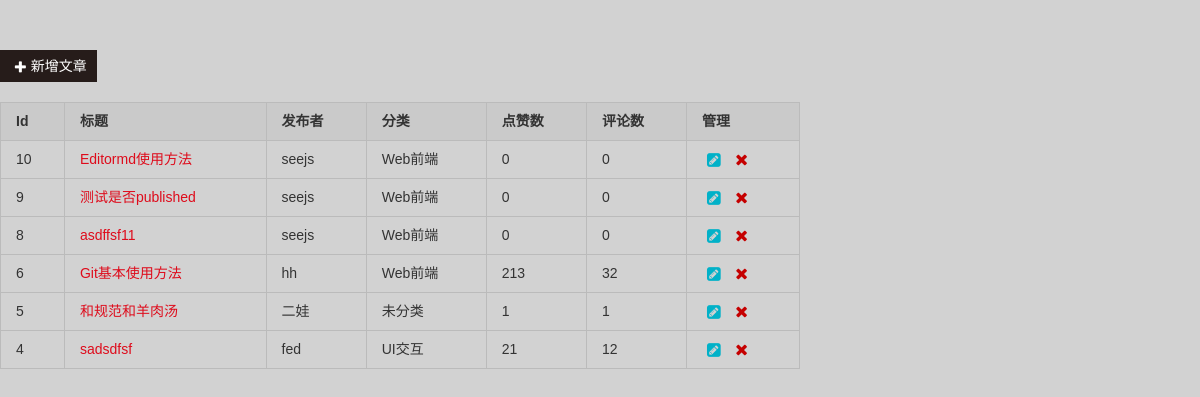
The page /admin/settings/article-list.php (signed in) on the database as committed earlier.
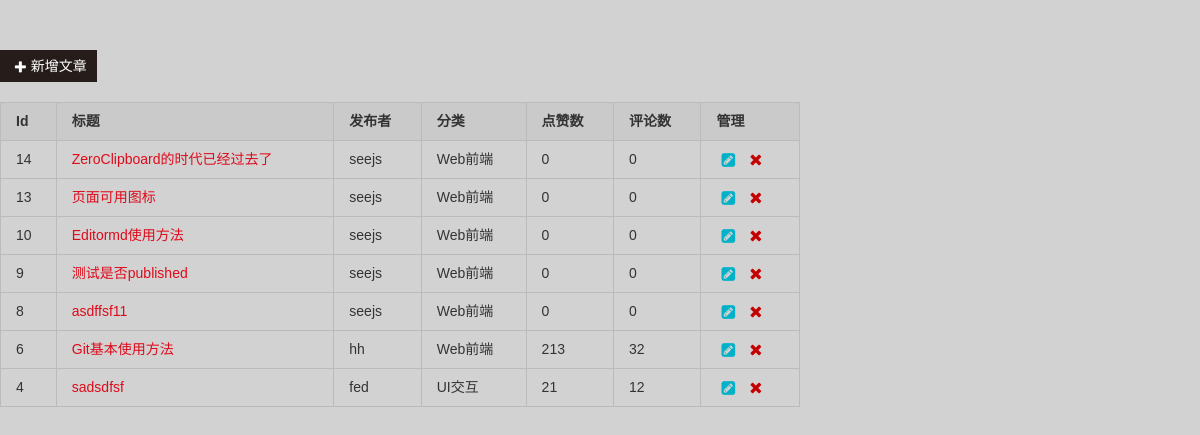
The same page on the database as committed later.
### tables this page shows
CREATE TABLE `article` (
  `id` int(10) NOT NULL AUTO_INCREMENT,
  `title` varchar(255) NOT NULL,
  `sourcecontent` text,
  `content` text,
  `publisher` varchar(255) NOT NULL,
  `category` varchar(255) NOT NULL,
  `praise` int(10) DEFAULT '0',
  `comment` int(10) DEFAULT '0',
  `deleted` int(2) DEFAULT '0',
  `published` int(2) DEFAULT '0',
  `createtime` timestamp NOT NULL DEFAULT CURRENT_TIMESTAMP,
  PRIMARY KEY (`id`)
);

### admin/settings/article-list.php (the view, shortened to what this page needs)
<!DOCTYPE html>
<html>
<head>
    <link rel="stylesheet" href="../assets/base/normalize.css">
    <link rel="stylesheet" href="../assets/base/common.css">
    <link rel="stylesheet" href="../assets/article/list.css">
</head>
<body>
<?php
    $page = isset($_GET['page']) ? $_GET['page'] : 1;
    $page = intval($page);
    $pageSize = 15;
    $start = ($page - 1) * $pageSize;
    $end = $start + $pageSize;
    $rs = mysql_query('SELECT * FROM article WHERE deleted=0 ORDER BY createTime DESC LIMIT ' . $start . ',' . $end);
    $rows = mysql_num_rows($rs);
?>
<div class="set-wrap">
    <a href="./article-edit.php" target="_self" class="add-article">
        <span class="icon-plus25"></span>新增文章
    </a>
    <div class="art-table">
        <table class="art-list">
            <thead>
                <tr>
                    <th>Id</th>
                    <th>标题</th>
                    <th>发布者</th>
                    <th>分类</th>
                    <th>点赞数</th>
                    <th>评论数</th>
                    <th>管理</th>
                </tr>
            </thead>
            <tbody>
                <?php
                    if (!$rows) {
                ?>
                <tr>
                    <td colspan="7">暂无文章！</td>
                </tr>
                <?php
                    } else {
                        while($row = mysql_fetch_array($rs)) {
                ?>
                <tr>
                    <td><?php echo $row['id']; ?></td>
                    <td>
                        <a href="../../article.php?id=<?php echo $row['id']; ?>" target="_blank"><?php echo $row['title']; ?></a>
                    </td>
                    <td><?php echo $row['publisher']; ?></td>
                    <td><?php echo $row['category']; ?></td>
                    <td><?php echo $row['praise']; ?></td>
                    <td><?php echo $row['comment']; ?></td>
                    <td>
                        <a href="./article-edit.php?id=<?php echo $row['id']; ?>" target="_self" class="art-edit"><span class="icon-edit24"></span></a>
                        <a href="./article-del.php?id=<?php echo $row['id']; ?>" target="_self" class="art-del"><span class="icon-remove11"></span></a>
                    </td>
                </tr>
                <?php
                        }
                    }
                ?>
            </tbody>
        </table>
    </div>
</div>
</body>
</html>

### admin/assets/base/common.css (style rules this page uses)
[class^="icon-"], [class*=" icon-"] { font-family: 'seejs'; speak: none; font-style: normal; font-weight: normal; font-variant: normal; text-transform: none; line-height: 1; vertical-align: middle; -webkit-font-smoothing: antialiased; -moz-osx-font-smoothing: grayscale; }
.icon-edit24:before { content:"\e867" }
.icon-plus25:before { content:"\e8ee" }
.icon-remove11:before { content:"\e8fc" }
html, body { height: 100%; }
body, input, textarea { font: 14px/1.5 Consolas, Arial, '\5fae\8f6f\96c5\9ed1', sans-serif; }
body { background-color: #d2d2d2; }
a { text-decoration: none; color: #de0b1b; -webkit-transition: all .3s ease-out; -o-transition: all .3s ease-out; transition: all .3s ease-out; }
table { border: 1px solid #bbb; }
table tr { height: 38px; }
table thead { background-color: #cacaca; }
table th, table td { padding: 0 15px; border: 1px solid #bbb; vertical-align: middle; text-align: left; color: #333; }
.set-wrap { padding-top: 50px; }

### admin/assets/article/list.css (style rules this page uses)
.add-article { margin-bottom: 20px; display: inline-block; padding: 0 10px; height: 32px; line-height: 32px; color: #fff; background-color: #261c1a; }
.art-table .art-list { min-width: 800px; }
.art-table .art-edit, .art-table .art-del { font-size: 16px; }
.art-table .art-edit { color: #01b1c8; }
.art-table .art-del { color: #c50000; }

Rows that differ between the two databases and show on the page:
no longer on this page (row edited): article: id "5", title "和规范和羊肉汤", publisher "二娃", category "未分类", praise "1", comment "1"
added article: id "14", title "ZeroClipboard的时代已经过去了", publisher "seejs", category "Web前端", praise "0", comment "0"
added article: id "13", title "页面可用图标", publisher "seejs", category "Web前端", praise "0", comment "0"
